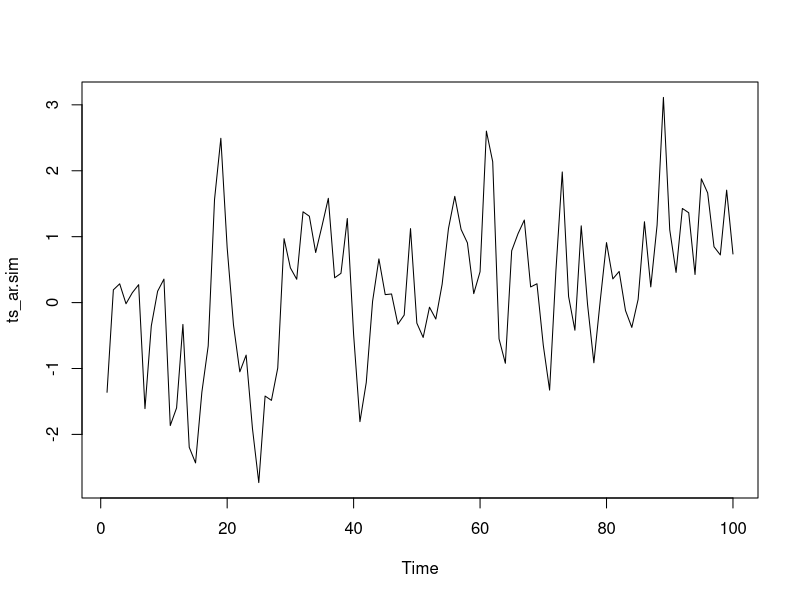
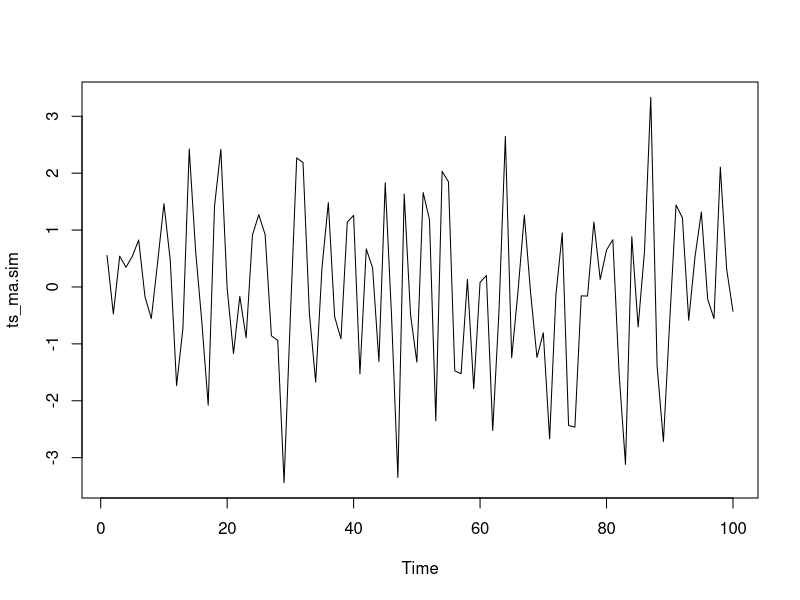
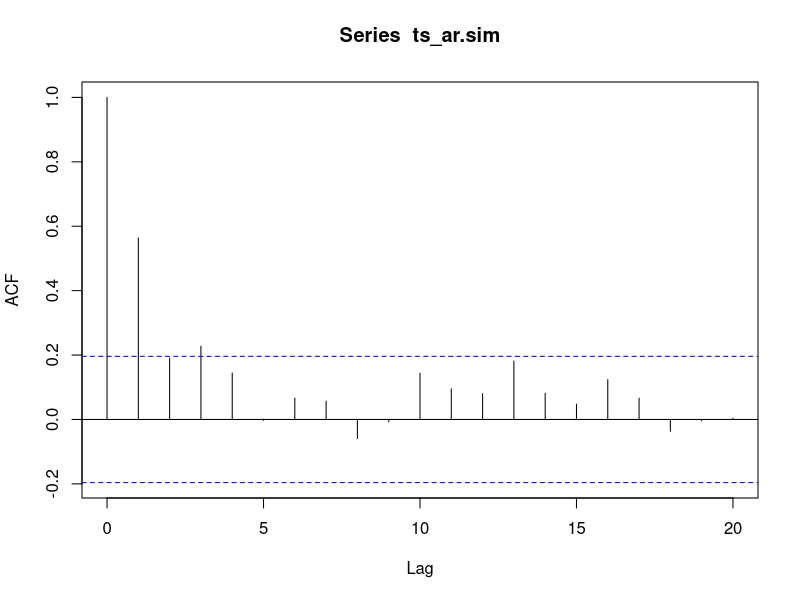
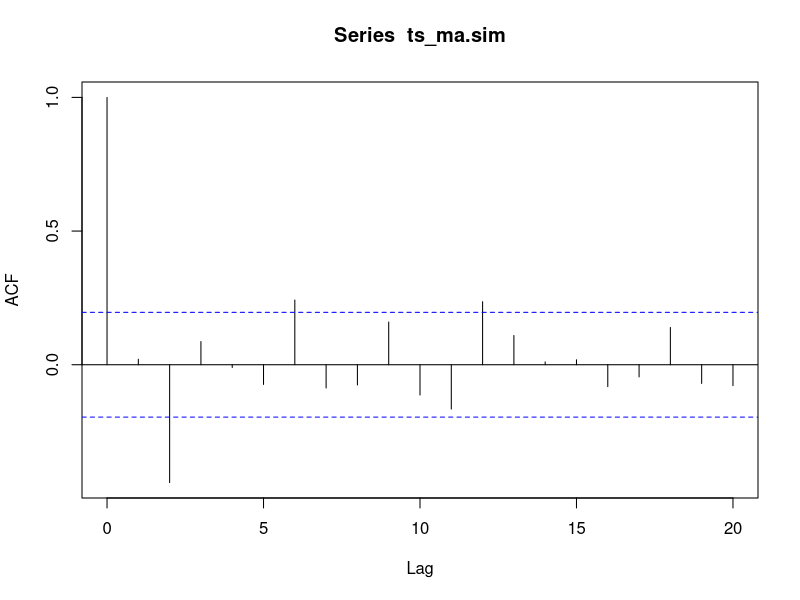
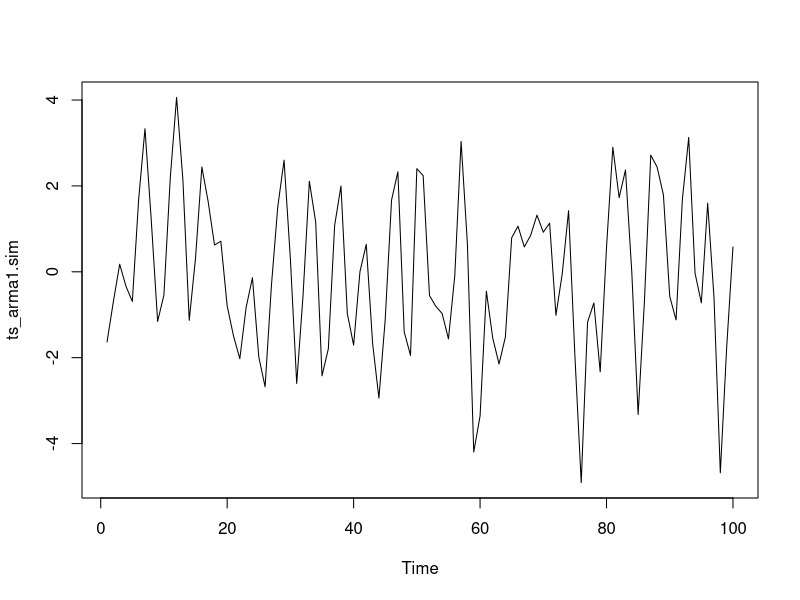
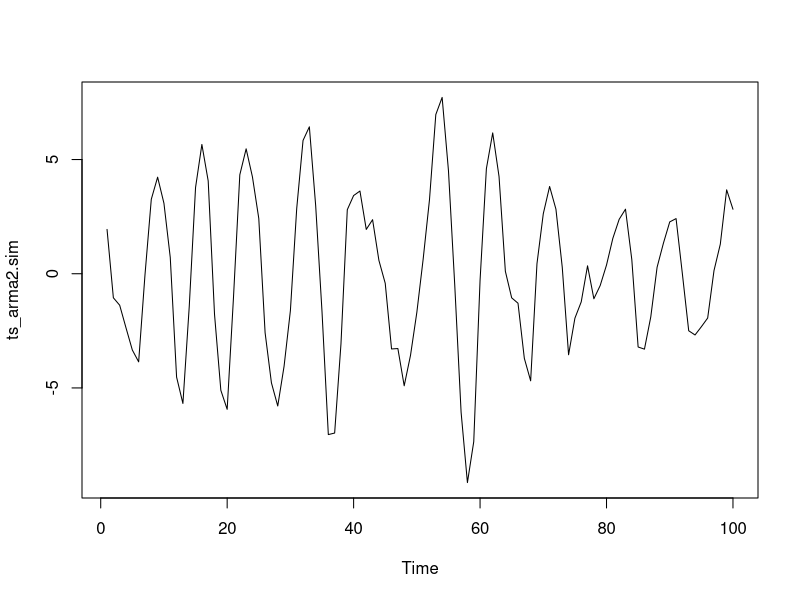
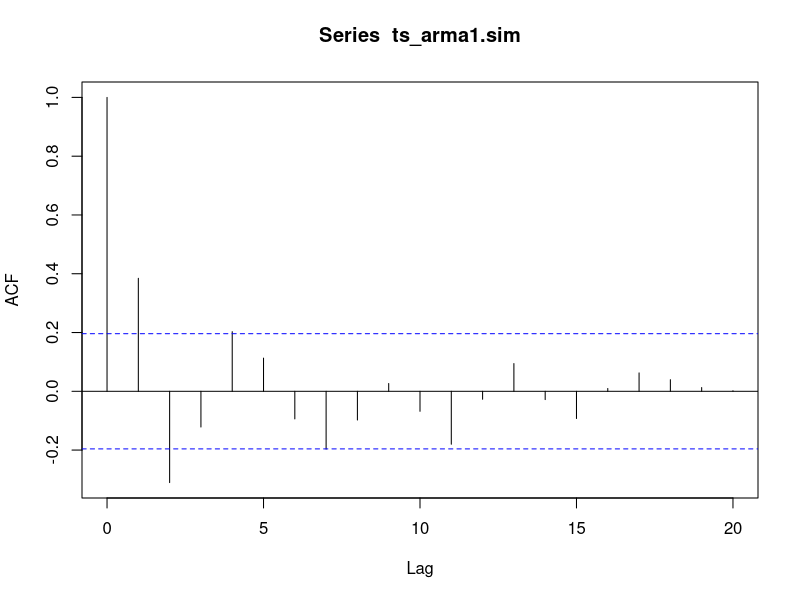
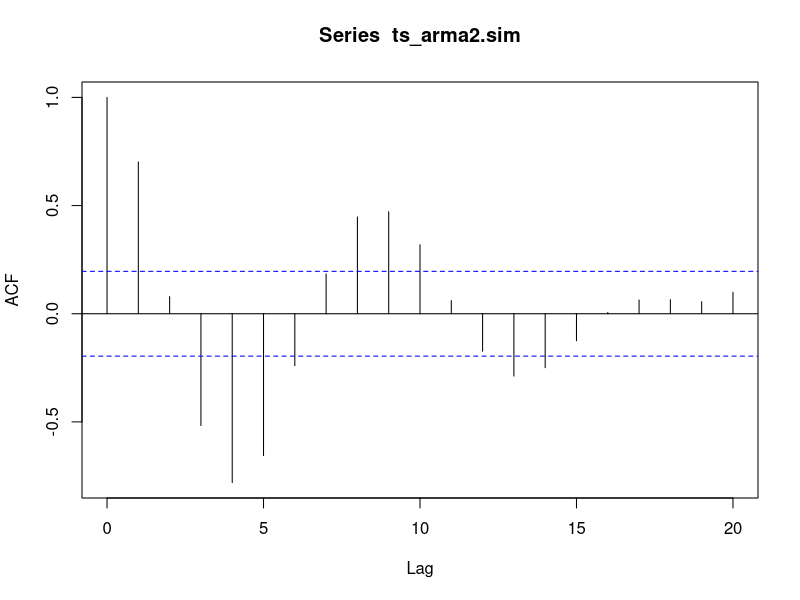

These figures' R source, in order:
## ---- chunk 1
ts_ar.sim <- arima.sim(n = 100, list(ar = c(0.9, -0.5, 0.4, -0.2)))
ts.plot(ts_ar.sim)
## ---- chunk 2
ts_ma.sim <- arima.sim(n = 100, list(ma = c(0.7, -0.6, -0.4, 0.7)))
ts.plot(ts_ma.sim)
## ---- chunk 3
acf_ar <- acf(ts_ar.sim, type=('correlation'))
## ---- chunk 4
acf_ma <- acf(ts_ma.sim, type=('correlation'))
## ---- chunk 5
ts_arma1.sim <- arima.sim(n = 100, list(ar = c(0.9, -0.5, 0.4, -0.2), ma = c(0.7, -0.6, -0.4, 0.7)))
ts.plot(ts_arma1.sim)

ts_arma2.sim <- arima.sim(n = 100, list(ar = c(0.5, 0.4, -0.8), ma = c(0.4, -0.9, -0.7)))
ts.plot(ts_arma2.sim)
## ---- chunk 6
acf_arma1 <- acf(ts_arma1.sim, type=('correlation'))
acf_arma2 <- acf(ts_arma2.sim, type=('correlation'))
